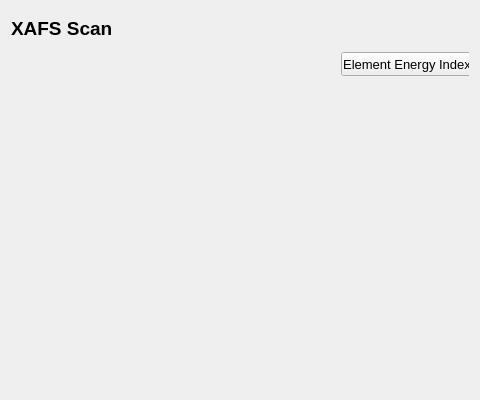
<?xml version="1.0" encoding="UTF-8"?>
<ui version="4.0">
 <class>Form</class>
 <widget class="QWidget" name="Form">
  <property name="geometry">
   <rect>
    <x>0</x>
    <y>0</y>
    <width>480</width>
    <height>400</height>
   </rect>
  </property>
  <property name="sizePolicy">
   <sizepolicy hsizetype="MinimumExpanding" vsizetype="MinimumExpanding">
    <horstretch>0</horstretch>
    <verstretch>0</verstretch>
   </sizepolicy>
  </property>
  <property name="minimumSize">
   <size>
    <width>480</width>
    <height>400</height>
   </size>
  </property>
  <property name="windowTitle">
   <string>Form</string>
  </property>
  <layout class="QGridLayout" name="gridLayout">
   <item row="0" column="0">
    <layout class="QHBoxLayout" name="horizontalLayout_3">
     <item>
      <widget class="QLabel" name="label">
       <property name="font">
        <font>
         <family>Arial</family>
         <pointsize>14</pointsize>
         <weight>75</weight>
         <bold>true</bold>
        </font>
       </property>
       <property name="text">
        <string>XAFS Scan</string>
       </property>
      </widget>
     </item>
     <item>
      <widget class="Location" name="widget" native="true">
       <property name="sizePolicy">
        <sizepolicy hsizetype="MinimumExpanding" vsizetype="MinimumExpanding">
         <horstretch>0</horstretch>
         <verstretch>0</verstretch>
        </sizepolicy>
       </property>
       <property name="minimumSize">
        <size>
         <width>350</width>
         <height>35</height>
        </size>
       </property>
      </widget>
     </item>
    </layout>
   </item>
   <item row="1" column="0">
    <widget class="QStackedWidget" name="stackedWidget">
     <property name="sizePolicy">
      <sizepolicy hsizetype="MinimumExpanding" vsizetype="MinimumExpanding">
       <horstretch>0</horstretch>
       <verstretch>0</verstretch>
      </sizepolicy>
     </property>
     <property name="minimumSize">
      <size>
       <width>435</width>
       <height>340</height>
      </size>
     </property>
     <property name="currentIndex">
      <number>0</number>
     </property>
     <widget class="Parameters" name="page_5">
      <widget class="QPushButton" name="index">
       <property name="geometry">
        <rect>
         <x>330</x>
         <y>0</y>
         <width>132</width>
         <height>24</height>
        </rect>
       </property>
       <property name="font">
        <font>
         <pointsize>10</pointsize>
        </font>
       </property>
       <property name="text">
        <string>Element Energy Index</string>
       </property>
      </widget>
     </widget>
     <widget class="Elements" name="page_6">
      <widget class="QPushButton" name="index2">
       <property name="geometry">
        <rect>
         <x>300</x>
         <y>10</y>
         <width>81</width>
         <height>23</height>
        </rect>
       </property>
       <property name="text">
        <string>Back to Scan</string>
       </property>
      </widget>
     </widget>
    </widget>
   </item>
  </layout>
 </widget>
 <customwidgets>
  <customwidget>
   <class>Elements</class>
   <extends>QWidget</extends>
   <header>Elements.h</header>
   <container>1</container>
  </customwidget>
  <customwidget>
   <class>Parameters</class>
   <extends>QWidget</extends>
   <header>Parameters.h</header>
   <container>1</container>
  </customwidget>
  <customwidget>
   <class>Location</class>
   <extends>QWidget</extends>
   <header>Location.h</header>
   <container>1</container>
  </customwidget>
 </customwidgets>
 <resources/>
 <connections/>
</ui>
